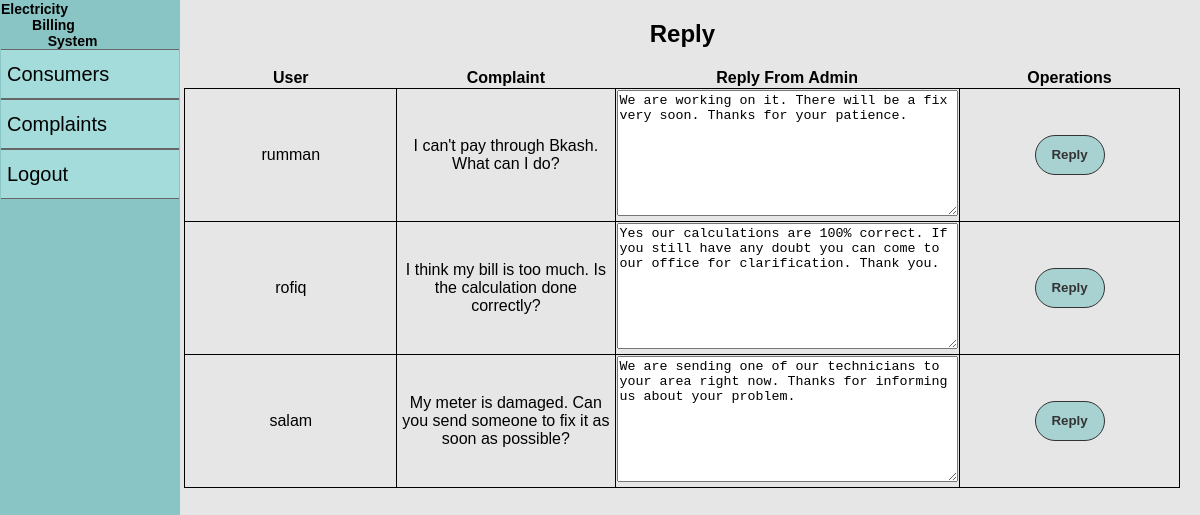
The page /reply.php (signed in) on the database its author committed.
### tables this page shows
CREATE TABLE `complaints` (
  `id` int(11) NOT NULL,
  `userId` int(11) NOT NULL,
  `complaint` text NOT NULL,
  `adminId` int(11) NOT NULL DEFAULT 0,
  `reply` text NOT NULL DEFAULT 'No reply yet'
);

CREATE TABLE `users` (
  `id` int(11) NOT NULL,
  `username` varchar(20) NOT NULL,
  `password` varchar(20) NOT NULL,
  `type` int(11) NOT NULL
);

### reply.php (the view, shortened to what this page needs)
<?php
include_once 'config/connection.config.php';
?>
<!DOCTYPE html>
<html lang="en">
<head>
    <link rel="stylesheet" href="styles/style.css">
</head>
<body>
    <div class="nav">
    <a href="index.php">
    <h2 class="home">Electricity</br>&nbsp;&nbsp;&nbsp;&nbsp;&nbsp;&nbsp;&nbsp;&nbsp;Billing</br>&nbsp;&nbsp;&nbsp;&nbsp;&nbsp;&nbsp;&nbsp;&nbsp;&nbsp;&nbsp;&nbsp;&nbsp;System</h2>
        </a>
        <nav>
        <?php if($_SESSION['userType']==1){ ?>
            <a href="consumers.php"><button class="navbtn">Consumers</button></a></br>
            <a href="complaints.php"><button class="navbtn">Complaints</button></a></br>
        <?php } ?>
        <a href="includes/logout.include.php"><button class="navbtn">Logout</button></a></br>
        </nav>
    </div>
    <div class="container">
        <h2>Reply</h2>
    <table class="list">
    <tr>
            <th>User</th>
            <th>Complaint</th>
            <th>Reply From Admin</th>
            <th>Operations</th>
        </tr>
        <?php
        $select=mysqli_query($conn, "SELECT * FROM complaints");
        if (mysqli_num_rows($select)) {
            while ($singleComplaint=mysqli_fetch_assoc($select)) {
                $cId=$singleComplaint['id'];
                $id=$singleComplaint['userId'];
                $select2=mysqli_query($conn,"SELECT * FROM users WHERE id='$id'");
                if (mysqli_num_rows($select2)) {
                    $singleUser=mysqli_fetch_assoc($select2);
                } ?>
                <tr>
                <form action="includes/reply.include.php?id=<?php echo $cId; ?>" method="POST">
                    <td><?php echo $singleUser['username']; ?></td>
                    <td><?php echo $singleComplaint['complaint']; ?></td>
                    <td><textarea name="reply" id="reply" cols="40" rows="8"><?php echo $singleComplaint['reply']; ?></textarea></td>
                    <td><button class="submit">Reply</button></td>
                    </form>
                </tr>
        <?php    }
        }
        ?>
    </table>
    </div>
</body>
</html>

### styles/style.css (style rules this page uses)
* { box-sizing: border-box; }
body,html { margin: 0; height: 100%; background-color: rgb(230, 230, 230); font-family: 'Trebuchet MS', sans-serif; }
.navbtn { margin: auto; border: 1px solid rgb(102, 102, 102); border-left: 0; border-right: 0; font-size: 20px; width: 100%; height: 50px; text-align: left; background-color: rgb(164, 219, 219); cursor: pointer; }
.container { width: 83%; display: inline-block; text-align: center; vertical-align: top; }
.nav { border: 1px solid rgb(138, 197, 197); width: 15%; min-height: 100vh; background-color: rgb(138, 197, 197); display: inline-block; }
table { border-collapse: collapse; margin: auto; }
table tr td,th { border: 1px solid black; width: 300px; align-items: center; }
.submit { margin: 20px auto; height: 40px; min-width: 70px; border-radius: 20px; cursor: pointer; background-color: rgb(168, 209, 209); color: #333; border: 1px solid #333; font-weight: bold; }
.form tr td,th { border: 0; width: 100px; align-items: center; }
a { text-decoration: none; color: #000; }
.home { padding: 0; margin: 0; }
@media only screen and (max-width: 1300px) { .home { font-size: 18px; } }
@media only screen and (max-width: 1200px) { .home { font-size: 14px; } }

### rows shown on the page
complaints: userId.username "rumman", complaint "I can't pay through Bkash. What can I do?", reply "We are working on it. There will be a fix very soon. Thanks for your patience."
complaints: userId.username "rofiq", complaint "I think my bill is too much. Is the calculation done correctly?", reply "Yes our calculations are 100% correct. If you still have any doubt you can come to our office for clarification. Thank you."
complaints: userId.username "salam", complaint "My meter is damaged. Can you send someone to fix it as soon as possible?", reply "We are sending one of our technicians to your area right now. Thanks for informing us about your problem."
